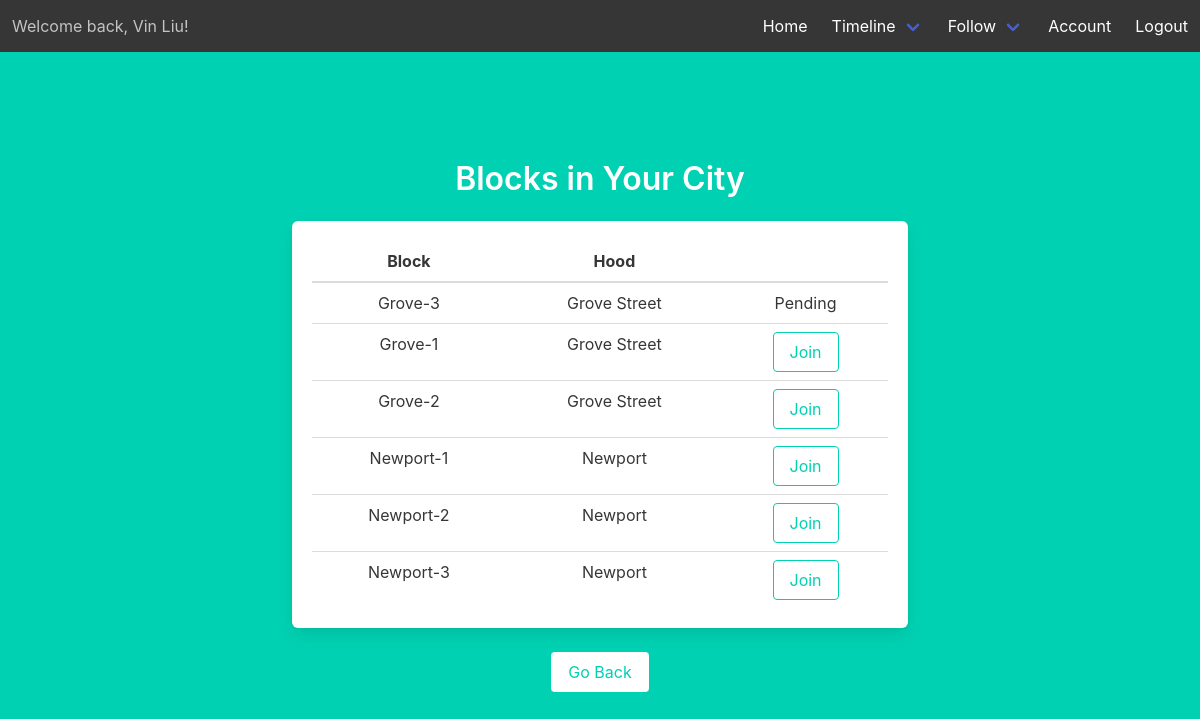
Screenshot of /blocks (signed in) with the database file from the repository.
### models.py (models this page shows)
class Users(UserMixin, db.Model):
    __tablename__ = 'Users'
    id = db.Column(db.Integer, primary_key=True)
    email = db.Column(db.String(45), unique=True, nullable=False)
    pword = db.Column(db.String(45), nullable=False)
    fname = db.Column(db.String(45), nullable=False)
    lname = db.Column(db.String(45), nullable=False)
    street_addr = db.Column(db.String(45), nullable=False)
    cid = db.Column(db.Integer, db.ForeignKey('City.id'), nullable=False)
    uprofile = db.Column(db.Text)
    photo = db.Column(db.Text)
    last_logout_timestamp = db.Column(db.DateTime, default=datetime.now().replace(microsecond=0))

class Blocks(db.Model):
    __tablename__ = 'Blocks'
    id = db.Column(db.Integer, primary_key=True)
    bname = db.Column(db.String(45), nullable=False)
    sw_lat = db.Column(db.Float, nullable=False)
    sw_lat = db.Column(db.Float, nullable=False)
    sw_lat = db.Column(db.Float, nullable=False)
    sw_lat = db.Column(db.Float, nullable=False)
    bpopulation = db.Column(db.Integer, nullable=False)

class Hood(db.Model):
    __tablename__ = 'Hood'
    id = db.Column(db.Integer, primary_key=True)
    hname = db.Column(db.String(45), nullable=False)
    sw_lat = db.Column(db.Float, nullable=False)
    sw_lat = db.Column(db.Float, nullable=False)
    sw_lat = db.Column(db.Float, nullable=False)
    sw_lat = db.Column(db.Float, nullable=False)
    hpopulation = db.Column(db.Integer, nullable=False)

### location.py (the view, shortened to what this page needs)
@location.route('/blocks')
@login_required
def blocks():
    my_membership = get_my_membership()
    if my_membership:
        my_block_id = my_membership.bid
        if my_membership.approval_count == -1:
            status = 'Joined'
        else:
            status = 'Pending'
        blocks_hood_id_list = []
        for i in Location.query.filter_by(cid=current_user.cid).all():
            if i.bid != my_block_id:
                blocks_hood_id_list.append([i.bid, i.hid])
            else:
                my_hood_id = i.hid
        blocks_hood_list = []
        for i in blocks_hood_id_list:
            blocks_hood_list.append([Blocks.query.filter_by(
                id=i[0]).first(), Hood.query.filter_by(id=i[1]).first()])
        my_blocks_hood_id = [my_block_id, my_hood_id]
        my_blocks_hood = [Blocks.query.filter_by(id=my_blocks_hood_id[0]).first(
        ), Hood.query.filter_by(id=my_blocks_hood_id[1]).first()]
        return render_template('blocks.html', status=status, my_blocks_hood=my_blocks_hood, blocks_hood=blocks_hood_list)

### location.py (called while the page is built)
@login_required
def get_my_membership():
    return Membership.query.filter_by(uid=current_user.id).first()

### templates/blocks.html (shortened to what this page needs)
{% extends "base.html" %}
{% block content %}
<div class="column is-8 is-offset-2">
    <h1 class="title">
        Blocks in Your City
    </h1>
    <div class="box">
        <table class="table is-fullwidth">
            <thead>
                <tr>
                    <th>Block</th>
                    <th>Hood</th>
                    <th></th>
                </tr>
            </thead>
            <tbody>
                {% if my_blocks_hood %}
                <tr>
                    <td>{{ my_blocks_hood[0].bname }}</td>
                    <td>{{ my_blocks_hood[1].hname }}</td>
                    <td>
                        {{ status }}
                    </td>
                </tr>
                {% endif %}
                {% for i in blocks_hood %}
                <tr>
                    <td>{{ i[0].bname }}</td>
                    <td>{{ i[1].hname }}</td>
                    <td>
                        <form method="POST" action="/blocks">
                            <div class="control">
                                <input class="button is-primary is-outlined" type="submit" name="action" value="Join">
                            </div>
                        </form>
                    </td>
                </tr>
                {% endfor %}
            </tbody>
        </table>
    </div>
    <button class="button is-primary is-inverted" onclick="goBack()">Go Back</button>
</div>
{% endblock %}

### templates/base.html (shortened to what this page needs)
<!DOCTYPE html>
<html>
<head>
    <link rel="stylesheet" href="https://cdnjs.cloudflare.com/ajax/libs/bulma/0.7.2/css/bulma.min.css" />
</head>
<body>
    <section class="hero is-primary is-fullheight">
        <div class="hero-head">
            <nav class="navbar has-background-dark" role="navigation" aria-label="main navigation">
                {% if current_user.is_authenticated %}
                <div class="navbar-start">
                    <p class="navbar-item">
                        Welcome back, {{ current_user.fname }} {{ current_user.lname }}!
                    </p>
                </div>
                {% endif %}
                <div id="navbarMenuHeroA" class="navbar-menu ">
                    <div class="navbar-end">
                        <a href="{{ url_for('main.index') }}" class="navbar-item">
                            Home
                        </a>
                        {% if current_user.is_authenticated %}
                        <div class="navbar-item has-dropdown is-hoverable has-text-white has-background-dark">
                            <a class="navbar-link has-background-dark">
                                Timeline
                            </a>
                        </div>
                        {% endif %}
                        {% if current_user.is_authenticated %}
                        <div class="navbar-item has-dropdown is-hoverable has-text-white has-background-dark">
                            <a class="navbar-link has-background-dark">
                                Follow
                            </a>
                        </div>
                        {% endif %}
                        {% if current_user.is_authenticated %}
                        <a href="{{ url_for('acc.account') }}" class="navbar-item">
                            Account
                        </a>
                        {% endif %}
                        {% if current_user.is_authenticated %}
                        <a href="{{ url_for('auth.logout') }}" class="navbar-item">
                            Logout
                        </a>
                        {% endif %}
                    </div>
                </div>
            </nav>
        </div>
        <div class="hero-body">
            <div class="container has-text-centered">
                {% block content %}
                {% endblock %}
            </div>
        </div>
    </section>
</body>
</html>

### rows the page displays
Users: fname "Vin", lname "Liu"
Blocks: bname "Grove-3"
Hood: hname "Grove Street"
Blocks: bname "Grove-1", hname "Grove Street"
Blocks: bname "Grove-2", hname "Grove Street"
Blocks: bname "Newport-1", hname "Newport"
Blocks: bname "Newport-2", hname "Newport"
Blocks: bname "Newport-3", hname "Newport"

### other values shown
{{ status }} "Pending"
